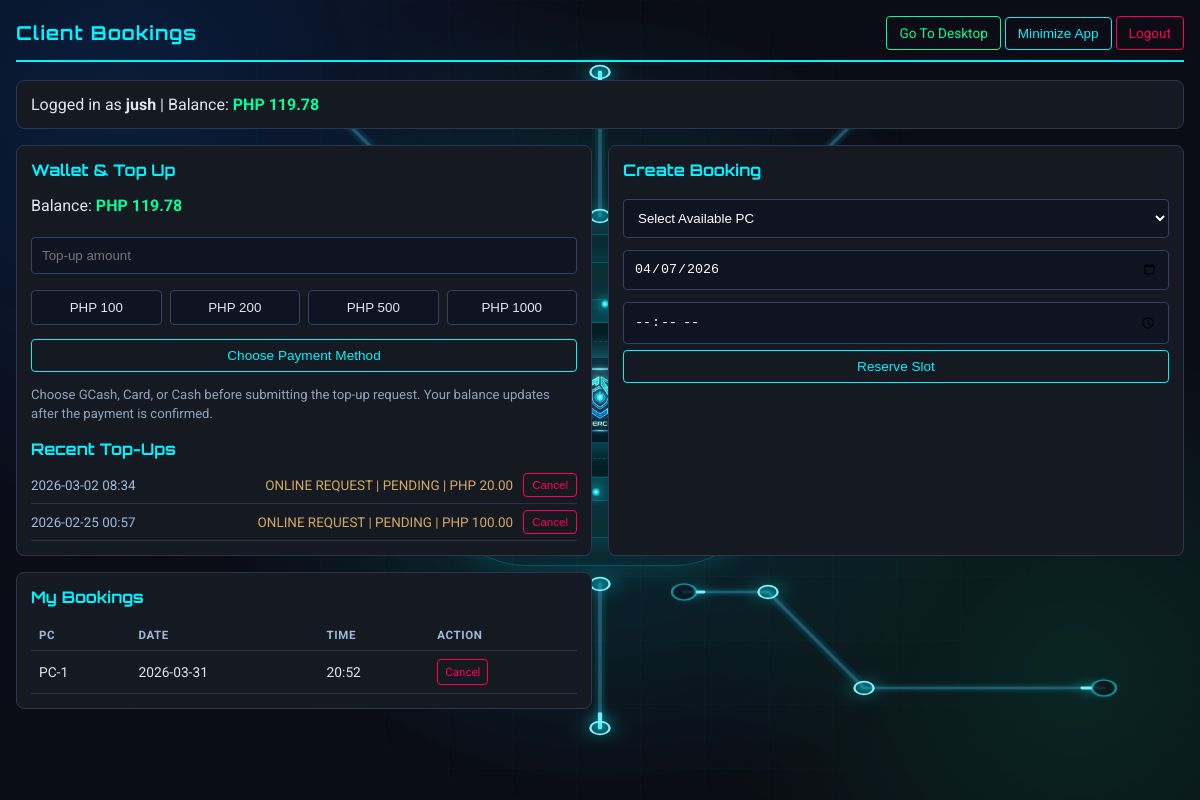
The page /client/bookings (signed in) on the database as committed earlier.
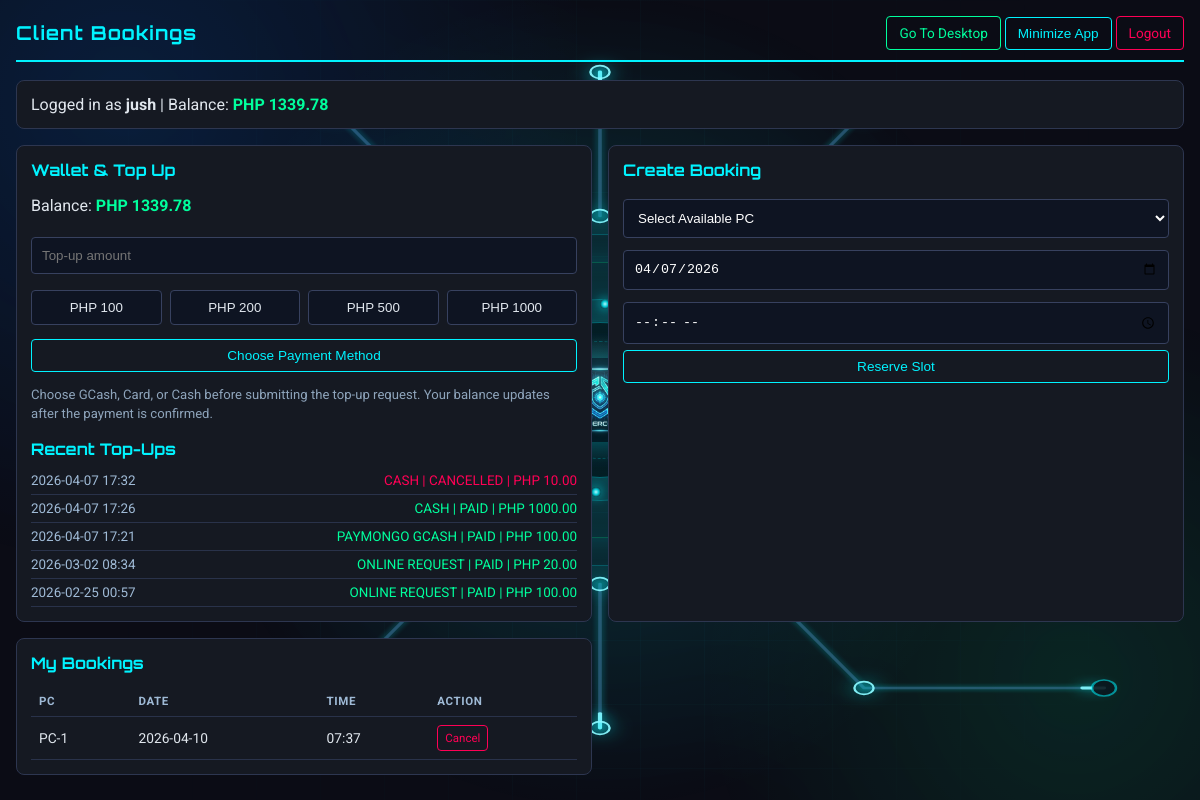
The same page on the database as committed later.
### app.py (models this page shows, shortened)
class User(UserMixin, db.Model):
    id = db.Column(db.Integer, primary_key=True)
    username = db.Column(db.String(80), unique=True, nullable=False)
    password_hash = db.Column(db.String(120), nullable=False)
    pondo = db.Column(db.Float, default=0.0)
    is_admin = db.Column(db.Boolean, default=False)

class PaymentTransaction(db.Model):
    id = db.Column(db.Integer, primary_key=True)
    user_id = db.Column(db.Integer, db.ForeignKey('user.id'), nullable=False)
    provider = db.Column(db.String(32), nullable=False, default="online_request")
    external_id = db.Column(db.String(128), unique=True, nullable=False)
    amount = db.Column(db.Float, nullable=False)
    currency = db.Column(db.String(8), nullable=False, default="php")
    status = db.Column(db.String(32), nullable=False, default="pending")
    created_at = db.Column(db.DateTime, default=datetime.now)
    credited_at = db.Column(db.DateTime, nullable=True)

class Booking(db.Model):
    id = db.Column(db.Integer, primary_key=True)
    user_id = db.Column(db.Integer, db.ForeignKey('user.id'), nullable=False)
    pc_id = db.Column(db.Integer, db.ForeignKey('pc.id'), nullable=False)
    booking_date = db.Column(db.String(20), nullable=True)
    time_slot = db.Column(db.String(20), nullable=False)
    user = db.relationship('User', backref='bookings')
    pc = db.relationship('PC', backref='bookings')

class PC(db.Model):
    id = db.Column(db.Integer, primary_key=True)
    name = db.Column(db.String(20), unique=True, nullable=False)
    is_occupied = db.Column(db.Boolean, default=False)
    lan_ip = db.Column(db.String(64), nullable=True)
    lan_port = db.Column(db.Integer, nullable=True)
    last_agent_seen_at = db.Column(db.DateTime, nullable=True)
    online_since_at = db.Column(db.DateTime, nullable=True)

### app.py (the view)
@app.route('/client/bookings')
@login_required
def client_bookings():
    if current_user.is_admin:
        return redirect(url_for('view_bookings'))
    pcs = PC.query.order_by(PC.id.asc()).all()
    my_bookings = Booking.query.filter_by(user_id=current_user.id).order_by(Booking.id.desc()).all()
    recent_payments = get_recent_payment_requests(current_user.id)
    return render_template(
        'client_bookings.html',
        pcs=pcs,
        bookings=my_bookings,
        recent_payments=recent_payments,
        today_date=datetime.now().strftime("%Y-%m-%d"),
        kiosk_mode=is_kiosk_mode_enabled()
    )

### app.py (called while the page is built, shortened)
@login_manager.user_loader
def load_user(user_id):
    return db.session.get(User, int(user_id))

def get_recent_payment_requests(user_id, limit=5):
    try:
        max_rows = max(1, int(limit))
    except Exception:
        max_rows = 5
    return PaymentTransaction.query.filter_by(user_id=user_id).order_by(PaymentTransaction.created_at.desc()).limit(max_rows).all()

def is_kiosk_mode_enabled():
    return str(os.getenv("PYPONDO_KIOSK_MODE", "0")).strip().lower() in {"1", "true", "yes"}

@app.before_request
def bootstrap_schema():
    if not getattr(app, "_schema_ready", False):
        db.create_all()
        ensure_pc_lan_ip_column()
        ensure_booking_date_column()
        ensure_session_last_charged_at_column()
        app._schema_ready = True

def start_periodic_billing():
    global _billing_thread_started
    if _billing_thread_started:
        return

@app.before_request
def ensure_billing_started():
    start_periodic_billing()

### templates/client_bookings.html (shortened to what the changed rows need)
<!DOCTYPE html>
<html lang="en">
<head>
</head>
<body>
    {% include '_animated_background.html' %}
    <div class="top">
        <h1>Client Bookings</h1>
    </div>
    <div class="card" style="margin-bottom:16px;">
        Logged in as <strong>{{ current_user.username }}</strong> |
        Balance:
        <span class="{{ 'balance-ok' if current_user.pondo > 0 else 'balance-low' }}">
            PHP {{ "%.2f"|format(current_user.pondo) }}
        </span>
    </div>
    <div class="grid">
        <div class="card">
            <h2>Wallet &amp; Top Up</h2>
            <p>
                Balance:
                <span class="{{ 'balance-ok' if current_user.pondo > 0 else 'balance-low' }}">
                    PHP {{ "%.2f"|format(current_user.pondo) }}
                </span>
            </p>
            <div style="margin-top: 16px;">
                <h2 style="margin-bottom: 8px;">Recent Top-Ups</h2>
                {% if recent_payments %}
                    {% for tx in recent_payments %}
                        <div class="history-row">
                            <div class="history-main">
                                <span style="color:#9fbad6;">{{ tx.created_at.strftime('%Y-%m-%d %H:%M') }}</span>
                                <span style="color: {{ 'var(--ok)' if tx.status == 'paid' else ('var(--warn)' if tx.status == 'cancelled' else '#d3a961') }};">
                                    {{ tx.provider.replace('_', ' ')|upper }} | {{ tx.status|upper }} | PHP {{ "%.2f"|format(tx.amount) }}
                                </span>
                            </div>
                            {% if tx.status in ['pending', 'pending_confirmation', 'awaiting_cash'] %}
                            <div class="history-action">
                                <form action="{{ url_for('client_cancel_payment', payment_id=tx.id) }}" method="POST">
                                    <button type="submit" class="btn history-cancel">Cancel</button>
                                </form>
                            </div>
                            {% endif %}
                        </div>
                    {% endfor %}
                {% else %}
                    <div class="subtle">No top-up transactions yet.</div>
                {% endif %}
            </div>
        </div>
        <div class="card">
            <h2>Create Booking</h2>
        </div>
        <div class="card">
            <h2>My Bookings</h2>
            <table>
                <thead>
                    <tr>
                        <th>PC</th>
                        <th>Date</th>
                        <th>Time</th>
                        <th>Action</th>
                    </tr>
                </thead>
                <tbody>
                    {% for booking in bookings %}
                    <tr>
                        <td>{{ booking.pc.name }}</td>
                        <td>{{ booking.booking_date or 'N/A' }}</td>
                        <td>{{ booking.time_slot }}</td>
                        <td>
                            <a class="btn warn" style="padding:5px 7px; font-size:0.72rem;" href="{{ url_for('client_delete_booking', id=booking.id) }}">Cancel</a>
                        </td>
                    </tr>
                    {% else %}
                    <tr><td colspan="4" style="color:#6f7f97;">No bookings yet.</td></tr>
                    {% endfor %}
                </tbody>
            </table>
        </div>
    </div>
</body>
</html>

Rows that differ between the two databases and show on the page:
changed User "jush": pondo "119.78" → "1339.78"
added PaymentTransaction: created_at "2026-04-07 17:32", provider.replace "CASH", status "CANCELLED", amount "10.00"
added PaymentTransaction: created_at "2026-04-07 17:26", provider.replace "CASH", status "PAID", amount "1000.00"
added PaymentTransaction: created_at "2026-04-07 17:21", provider.replace "PAYMONGO GCASH", status "PAID", amount "100.00"
changed PaymentTransaction (number 4 of 5 on the later page): status "PENDING" → "PAID"; no longer shows "Cancel"
changed PaymentTransaction (number 5 of 5 on the later page): status "PENDING" → "PAID"; no longer shows "Cancel"
changed Booking "PC-1": booking_date "2026-03-31" → "2026-04-10"; time_slot "20:52" → "07:37"
